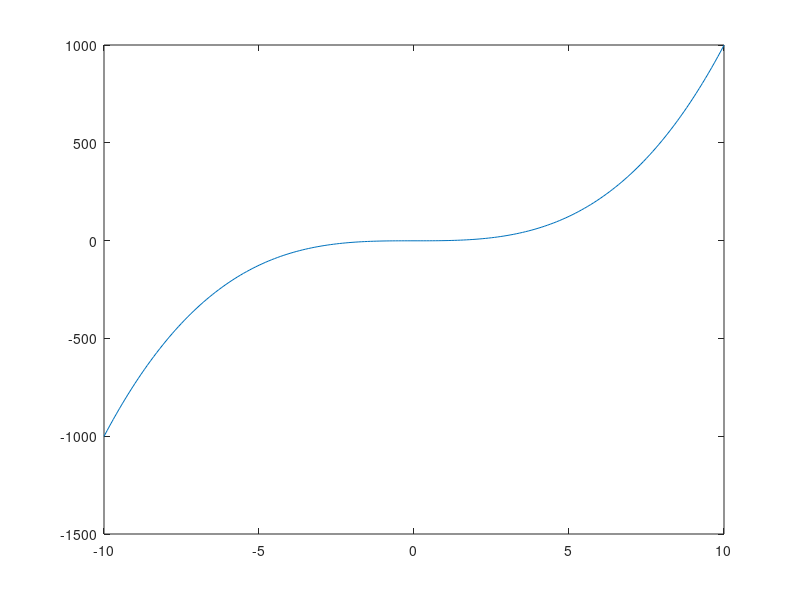

The MATLAB script that drew this image: (Note: this script raises an error after producing the figure.)
x = -10:0.1:10;
f = @(x) x.^3 - 1;
plot(x, f(x));
hold on
# FZERO METHOD
##for i = -5:0.1:5
##  ans = fzero(f, i)
##  plot(ans, 0, 'o', 'color', 'm');
##end

# BIN SEARCH METHOD
##roots = [];
##eps = 1e-6;
##for i = -5:0.05:(5 - 0.05)
##  left = i;
##  right = i + 0.05
##  while left < right
##    middle = (left + right) / 2;
##    if abs(f(middle)) < eps
##      roots = [roots middle];
##      break;
##    elseif f(middle) < 0
##      left = middle + eps*0.01;
##    else
##      right = middle - eps*0.01;
##    end
##  end
##end
##
##plot(roots, zeros(size(roots)), 'o', 'color', 'm');

#NEWTON METHOD
C = [1 0 0; 0 1 0; 0 0 1];
colormap(C);
eps = 1e-12;
r = [];
iter = 40;
df = @(x) 3*x.^2;
for real_i = -2:0.1:2
  for image_i = -2:0.1:2
    x0 = complex(real_i, image_i);
    x = x0 - f(x0) / df(x0);
    count = 0;
    while abs(x - x0) > eps && count < iter
      x0 = x;
      x = x0 - f(x0) / df(x0);
      count++;
    end
    if real(x) >= -2 && real(x) <= 2 && count < iter
      image(x0)
    end
  end
end

hold off



